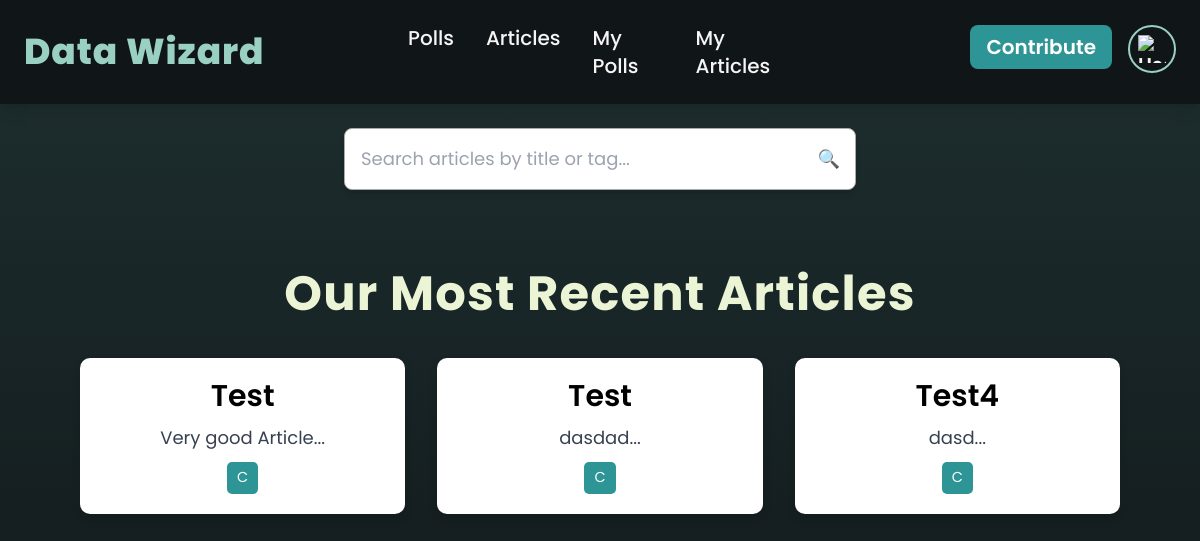
Page /home/ on the earlier database version.
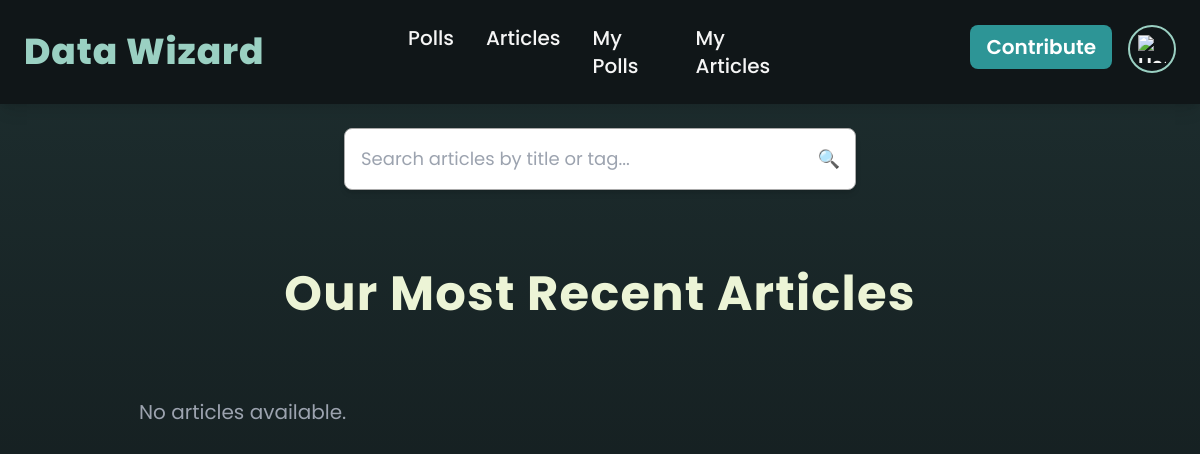
Same page on the later database version.
### madS/models.py (models this page shows, shortened)
class Article(models.Model):
    title = models.CharField(max_length=255, default="Test")
    survey = models.ForeignKey(Survey, on_delete=models.CASCADE, default=1)  # Set a valid ID
    user = models.ForeignKey(CustomUser, on_delete=models.CASCADE)
    text = models.TextField()
    created_at = models.DateTimeField(auto_now_add=True)
    references = models.TextField(blank=True)

class Tag(models.Model):
    name = models.CharField(max_length=50, unique=True)

### madS/views.py (the view)
# urls.py: path('home/', views.view_articles, name='view_articles'),
def view_articles(request):
    query = request.GET.get('q', '')  # Get search query from URL parameters
    articles = Article.objects.select_related('survey').prefetch_related('survey__tags').all()
    if query:
        articles = articles.filter(
            Q(title__icontains=query) | Q(survey__tags__name__icontains=query)
        ).distinct()  # Remove duplicates if matches appear in title & tags
    return render(request, 'crm/view_articles.html', {'articles': articles, 'query': query})

### madS/templates/crm/view_articles.html (shortened to what this page needs)
<!DOCTYPE html>
<html lang="en">
<head>
    <script src="https://cdn.tailwindcss.com"></script>
</head>
<body class="bg-gradient-to-b from-[#1E2F30] to-[#101618] text-[#F5F5F5] h-screen flex flex-col">
    <header class="flex items-center p-6 bg-[#101618] shadow-lg text-xl font-semibold">
        <h1 class="font-extrabold text-[#9AD0C2] text-4xl flex-1 text-left tracking-wide">Data Wizard</h1>
        <nav class="flex-1 flex justify-center space-x-8">
            <a href="{% url 'survey_list' %}" class="text-[#F5F5F5] hover:text-[#9AD0C2] transition duration-300 font-medium">Polls</a>
            <a href="{% url 'articles' %}" class="text-[#F5F5F5] hover:text-[#9AD0C2] transition duration-300 font-medium">Articles</a>
            <a href="{% url 'myPolls' %}" class="text-[#F5F5F5] hover:text-[#9AD0C2] transition duration-300 font-medium">My Polls</a>
            <a href="{% url 'myArticles' %}" class="text-[#F5F5F5] hover:text-[#9AD0C2] transition duration-300 font-medium">My Articles</a>
        </nav>
        <div class="flex-1 flex justify-end space-x-4">
            <a href="{% url 'survey_builder' %}">
                <button class="bg-[#2D9596] text-white px-4 py-2 rounded-lg hover:bg-[#265073] transition duration-300">
                    Contribute
                </button>
            </a>
            <a href="{% url 'account' %}">
                <button class="p-2 rounded-full overflow-hidden w-12 h-12 border-2 border-[#9AD0C2]">
                    <img src="https://cdn-icons-png.flaticon.com/512/1508/1508843.png" alt="User Icon" class="w-full h-full">
                </button>
            </a>
        </div>
    </header>
    <form method="GET" action="{% url 'view_articles' %}" class="w-full flex justify-center mt-6">
        <div class="relative w-full max-w-lg flex items-center">
            <input
                type="text"
                name="q"
                value="{{ query }}"
                placeholder="Search articles by title or tag..."
                class="p-4 w-full text-lg border border-[#AAAAAA] rounded-lg text-black shadow-md focus:ring-2 focus:ring-[#9AD0C2] focus:border-transparent"
            >
            <button type="submit" class="absolute right-4 top-1/2 transform -translate-y-1/2 text-gray-700 text-lg">🔍</button>
        </div>
    </form>
        <main class="flex-1 flex flex-col items-center text-center p-10 w-full">
            <h2 class="text-5xl font-bold text-[#ECF4D6] mt-10 tracking-wide">Our Most Recent Articles</h2>
            <div class="mt-10 grid grid-cols-1 md:grid-cols-2 lg:grid-cols-3 gap-8 w-full px-10 max-w-6xl">
                {% for article in articles %}
                <div class="article-card" onclick="openModal('{{ article.title }}', `{{ article.text|slice:120 }}...`)">
                    <h3 class="text-3xl font-semibold">{{ article.title }}</h3>
                    <p class="text-lg text-gray-700">{{ article.text|slice:120 }}...</p>
                    <div class="tags-group">
                        {% for tag in article.survey.tags.all %}
                        <div class="tag">{{ tag.name }}</div>
                        {% endfor %}
                    </div>
                </div>
                {% empty %}
                <p class="text-xl text-gray-400 mt-10">No articles available.</p>
                {% endfor %}
            </div>
        </main>
</body>
</html>

Differences in the rows shown:
removed Article: title "Test", text "Very good Article"
removed Tag: name "C"
removed Article: title "Test", text "dasdad"
removed Article: title "Test4", text "dasd"
Other differences:
text now shown: "No articles available."
